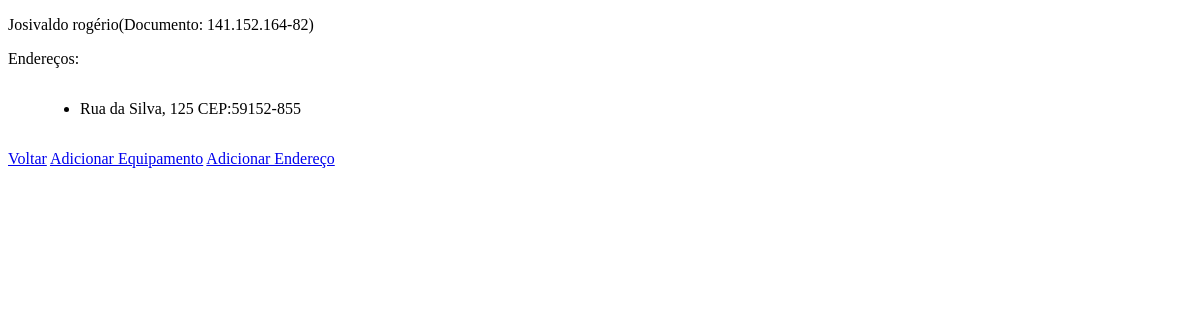
Screenshot of /clientes/2/ with the database file from the repository.
### clientes/models.py (models this page shows)
class Cliente(BaseModel):
    id = models.AutoField(primary_key=True, editable=False, unique=True)
    nome = models.CharField(max_length=255, blank=False, null=False)
    documento = models.CharField(max_length=50, blank=False, null=False, unique=True)
    email = models.EmailField(max_length=50, blank=False, null=False, unique=True)
    telefone_fixo = models.CharField(max_length=20, blank=True, null=True)
    celular = models.CharField(max_length=20)
    def __str__(self):
        return f'{self.nome.capitalize()}(Documento: {self.documento})'

class Endereco(BaseModel):
    id = models.AutoField(primary_key=True, editable=False, unique=True)
    logradouro = models.CharField(max_length=255)
    numero = models.CharField(max_length=10)
    complemento = models.CharField(max_length=255, null=True, blank=True)
    cidade = models.CharField(max_length=50)
    estado = models.CharField(max_length=2)
    cep = models.CharField(max_length=10)
    cliente = models.ForeignKey('Cliente', on_delete=models.CASCADE)
    def __str__(self):
        return f'{self.logradouro}, {self.numero} CEP:{self.cep}'
    class Meta:
        constraints = [
            models.UniqueConstraint(fields=['cliente', 'cep', 'numero'], name='unique address for cliente')
        ]

### clientes/views.py (the view)
# urls.py: path("<int:pk>/", views.DetailView.as_view(), name="detail"),
class DetailView(generic.DetailView):
    model = Cliente
    template_name = "clientes/detail.html"

### clientes/models.py (called while the page is built)
    def __str__(self):
        return f'{self.nome} Nº Série: {self.numero_serie}'

### clientes/templates/clientes/detail.html (shortened to what this page needs)
<!DOCTYPE html>
<html>
     <head>
     </head>
     <body>
          {% if cliente %}
          <p>{{cliente}}</p>
          <p>Endereços:</p>
          <ul class="cliente-list">
               {% for endereco in cliente.endereco_set.all %}
                    <li class="endereco-{{endereco.id}}">{{endereco}}
                    </li>
               {% endfor %}
          </ul>
          <a href="{% url 'clientes:list' %}">Voltar</a>
          <a href="{% url 'clientes:equipamento-form' cliente.id %}">Adicionar Equipamento</a>
          <a href="{% url 'clientes:endereco-form' cliente.id %}">Adicionar Endereço</a>
       {% endif %}
     </body>
</html>

### rows the page displays
Cliente: nome+documento "Josivaldo rogério(Documento: 141.152.164-82)"
Endereco: logradouro+numero+cep "Rua da Silva, 125 CEP:59152-855"
